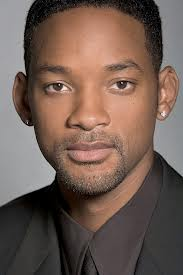
#> input picture Will Smith.jpg, 183 x 275 px
$ python JRoy_DFisher_1_4_7.py
#> lines starting #> are read from the running program, lines starting #| are printed output that depends on the picture
import PIL
import matplotlib.pyplot as plt
import os.path
import PIL.ImageDraw

# Open the files in the same directory as the Python script
directory = os.path.dirname(os.path.abspath(__file__))
student_file = os.path.join(directory, 'Will Smith.jpg')

# Open and show the Will Smith image in a new Figure window
Will_Smith_img = PIL.Image.open(student_file)
#> Will_Smith_img is the input picture: PIL image 183x275 RGB; mean R, G, B 113.2, 93, 83.6
fig, axes = plt.subplots(1, 6)
axes[0].imshow(Will_Smith_img, interpolation='none')

# Display Will Smith in second axes and set window to the right eye
axes[1].imshow(Will_Smith_img, interpolation='none')
fig.show()

student_file = os.path.join(directory, 'Oprah.jpg')
Oprah_img = PIL.Image.open(student_file)
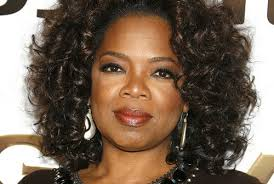
#> input picture Oprah.jpg, 274 x 184 px
#> Oprah_img is the input picture: PIL image 274x184 RGB; mean R, G, B 120.9, 102.7, 86.8
axes[1].imshow(Oprah_img, interpolation='none')
fig.show()

student_file = os.path.join(directory, 'Young Channing Tatum.jpg')
Young_Channing_Tatum_img = PIL.Image.open(student_file)
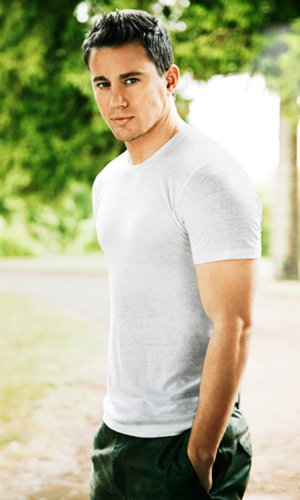
#> input picture young channing tatum.jpg, 300 x 500 px, found by its file name
#> Young_Channing_Tatum_img is the input picture: PIL image 300x500 RGB; mean R, G, B 180.7, 182.1, 150
axes[3].imshow(Young_Channing_Tatum_img, interpolation='none')
fig.show()

student_file = os.path.join(directory, 'Ariana Grande.jpg')
Ariana_Grande_img = PIL.Image.open(student_file)
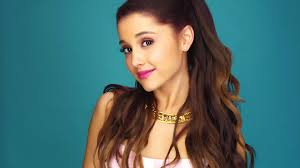
#> input picture Ariana Grande.jpg, 300 x 168 px
#> Ariana_Grande_img is the input picture: PIL image 300x168 RGB; mean R, G, B 75.8, 108.5, 107
axes[2].imshow(Ariana_Grande_img, interpolation='none')
fig.show()

student_file = os.path.join(directory, 'Morgan Freeman.jpg')
Morgan_Freeman_img = PIL.Image.open(student_file)
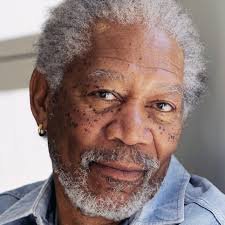
#> input picture Morgan Freeman.jpg, 225 x 225 px
#> Morgan_Freeman_img is the input picture: PIL image 225x225 RGB; mean R, G, B 145.3, 126.2, 123.2
axes[4].imshow(Morgan_Freeman_img, interpolation='none')
fig.show()

student_file = os.path.join(directory, 'Angelina Jolie.jpg')
Angelina_Jolie_img = PIL.Image.open(student_file)
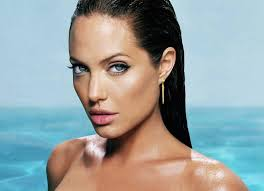
#> input picture Angelina Jolie.jpg, 264 x 191 px
#> Angelina_Jolie_img is the input picture: PIL image 264x191 RGB; mean R, G, B 150.5, 160.3, 160.1
axes[5].imshow(Angelina_Jolie_img, interpolation='none')
fig.show()

import Image, ImageOps
ImageOps.expand(Image.open('Will Smith.jpg'),border=30,fill='black').save('Will Smith.png')

import Image, ImageOps
ImageOps.expand(Image.open('Oprah.jpg'),border=30,fill='black').save('Oprah.png')

import Image, ImageOps
ImageOps.expand(Image.open('Young Channing Tatum.jpg'),border=30,fill='black').save('Young Channing Tatum.png')

import Image, ImageOps
ImageOps.expand(Image.open('Ariana Grande.jpg'),border=30,fill='black').save('Ariana Grande.png')

import Image, ImageOps
ImageOps.expand(Image.open('Morgan Freeman.jpg'),border=30,fill='black').save('Morgan Freeman.png')
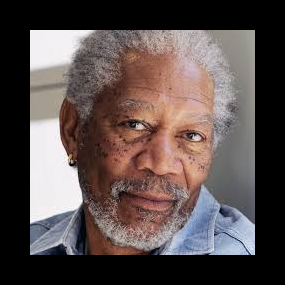
#> saved as Morgan Freeman.png: PIL image 285x285 RGB; mean R, G, B 90.6, 78.7, 76.8

import Image, ImageOps
ImageOps.expand(Image.open('Angelina Jolie.jpg'),border=30,fill='black').save('Angelina Jolie.png')
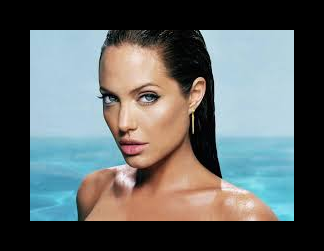
#> saved as Angelina Jolie.png: PIL image 324x251 RGB; mean R, G, B 93.3, 99.4, 99.2
